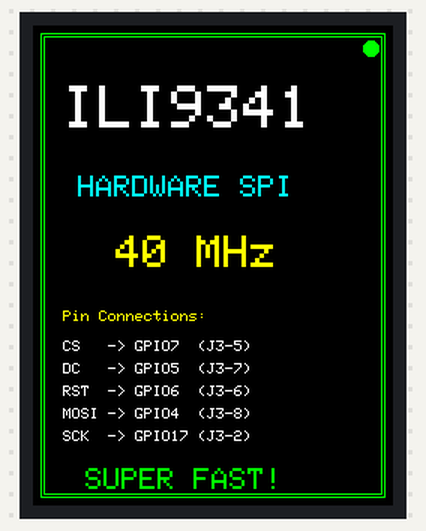
The sketch below on a simulated Arduino Uno, built for the host (arithmetic inside an expression is 32-bit, double 64-bit). Parts: 240×320 colour display. What the sketch prints to the serial monitor is not drawn.

Above: at 2.77 s.
At 3.37 s:
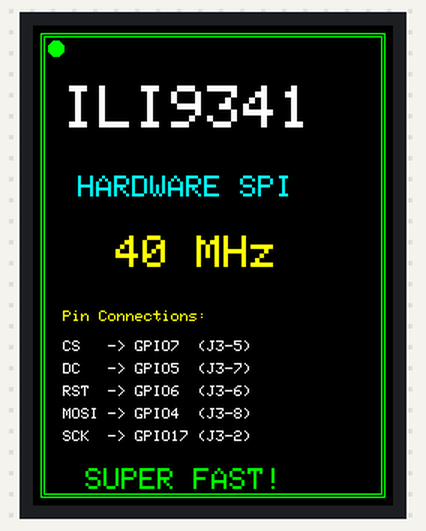
At 3.77 s:
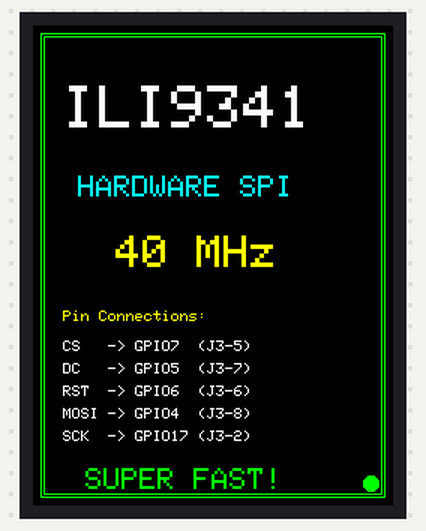

The sketch:

tft_fast.ino
```cpp
/* ILI9341 Display Test - FAST VERSION
 *
 */

#include <Adafruit_GFX.h>
#include <Adafruit_ILI9341.h>
#include <SPI.h>

// Pin definitions
#define TFT_CS 7
#define TFT_RST 6
#define TFT_DC 5
#define TFT_MOSI 4
#define TFT_SCK 3
#define TFT_MISO -1

// SPI Speed - ILI9341 can handle up to 40MHz, some can do 80MHz!
#define SPI_FREQUENCY  40000000  // 40 MHz - try 80000000 if this works well!

// Create display object using hardware SPI
// This constructor only needs CS, DC, and RST pins
Adafruit_ILI9341 tft = Adafruit_ILI9341(TFT_CS, TFT_DC, TFT_RST);

void setup() {
  Serial.begin(115200);
  delay(500);

  Serial.println("\n\n========================================");
  Serial.println("ILI9341 FAST Test - Hardware SPI");
  Serial.println("========================================");
  Serial.println("\nPin Configuration:");
  Serial.print("  CS:    GPIO"); Serial.print(TFT_CS);   Serial.println(" (Header J3, Pin 5)");
  Serial.print("  DC:    GPIO"); Serial.print(TFT_DC);   Serial.println(" (Header J3, Pin 7)");
  Serial.print("  RST:   GPIO"); Serial.print(TFT_RST);  Serial.println(" (Header J3, Pin 6)");
  Serial.print("  MOSI:  GPIO"); Serial.print(TFT_MOSI); Serial.println(" (Header J3, Pin 8)");
  Serial.print("  SCK:   GPIO"); Serial.print(TFT_SCK);  Serial.println(" (Header J3, Pin 2)");

  Serial.print("\nUsing HARDWARE SPI at ");
  Serial.print(SPI_FREQUENCY / 1000000);
  Serial.println(" MHz!");

  // Initialize SPI with custom pins
  SPI.begin(TFT_SCK, TFT_MISO, TFT_MOSI, TFT_CS);

  Serial.println("\nInitializing display...");

  // Initialize display with fast SPI speed
  tft.begin(SPI_FREQUENCY);

  Serial.println("Display initialized!");

  // Test speed
  unsigned long startTime = millis();

  Serial.println("Drawing test pattern...");

  // Test 1: Fill screen with colors - should be INSTANT now!
  Serial.println("\nTest 1: Color fills (watch the speed!)");

  tft.fillScreen(ILI9341_BLACK);
  Serial.println("  Black - done");
  delay(300);

  tft.fillScreen(ILI9341_RED);
  Serial.println("  Red - done");
  delay(300);

  tft.fillScreen(ILI9341_GREEN);
  Serial.println("  Green - done");
  delay(300);

  tft.fillScreen(ILI9341_BLUE);
  Serial.println("  Blue - done");
  delay(300);

  tft.fillScreen(ILI9341_WHITE);
  Serial.println("  White - done");
  delay(300);

  unsigned long colorTime = millis() - startTime;

  // Test 2: Draw interface
  Serial.println("\nTest 2: Drawing interface");
  startTime = millis();

  tft.fillScreen(ILI9341_BLACK);

  // Large text
  tft.setTextSize(4);
  tft.setTextColor(ILI9341_WHITE);
  tft.setCursor(20, 40);
  tft.println("ILI9341");

  tft.setTextSize(2);
  tft.setTextColor(ILI9341_CYAN);
  tft.setCursor(30, 100);
  tft.println("HARDWARE SPI");

  // Speed indicator
  tft.setTextSize(3);
  tft.setTextColor(ILI9341_YELLOW);
  tft.setCursor(55, 140);
  tft.print(SPI_FREQUENCY / 1000000);
  tft.println(" MHz");

  // Draw border
  tft.drawRect(5, 5, 230, 310, ILI9341_GREEN);
  tft.drawRect(7, 7, 226, 306, ILI9341_GREEN);

  // Pin information
  tft.setTextSize(1);
  tft.setTextColor(ILI9341_YELLOW);
  tft.setCursor(20, 190);
  tft.println("Pin Connections:");

  tft.setTextColor(ILI9341_WHITE);
  tft.setCursor(20, 210);
  tft.println("CS   -> GPIO7  (J3-5)");
  tft.setCursor(20, 225);
  tft.println("DC   -> GPIO5  (J3-7)");
  tft.setCursor(20, 240);
  tft.println("RST  -> GPIO6  (J3-6)");
  tft.setCursor(20, 255);
  tft.println("MOSI -> GPIO4  (J3-8)");
  tft.setCursor(20, 270);
  tft.println("SCK  -> GPIO17 (J3-2)");

  unsigned long drawTime = millis() - startTime;

  // Status
  tft.setTextSize(2);
  tft.setTextColor(ILI9341_GREEN);
  tft.setCursor(35, 295);
  tft.println("SUPER FAST!");

  // Performance stats
  Serial.println("\n========================================");
  Serial.println("PERFORMANCE RESULTS:");
  Serial.print("  Color fills: "); Serial.print(colorTime); Serial.println(" ms");
  Serial.print("  Draw interface: "); Serial.print(drawTime); Serial.println(" ms");
  Serial.println("  Compare to software SPI (typically 5000+ ms!)");
  Serial.println("========================================\n");

  Serial.println("Test complete!");
  Serial.println("Display should be SUPER responsive now!");
  Serial.println("========================================\n");
}

void loop() {
  // Animated corner indicators - even faster now!
  static unsigned long lastUpdate = 0;
  static int phase = 0;

  if (millis() - lastUpdate > 200) {  // Faster animation
    lastUpdate = millis();
    phase = (phase + 1) % 4;

    // Clear all corners
    tft.fillCircle(15, 15, 5, ILI9341_BLACK);
    tft.fillCircle(225, 15, 5, ILI9341_BLACK);
    tft.fillCircle(15, 305, 5, ILI9341_BLACK);
    tft.fillCircle(225, 305, 5, ILI9341_BLACK);

    // Draw new indicator
    switch(phase) {
      case 0: tft.fillCircle(15, 15, 5, ILI9341_GREEN); break;
      case 1: tft.fillCircle(225, 15, 5, ILI9341_GREEN); break;
      case 2: tft.fillCircle(225, 305, 5, ILI9341_GREEN); break;
      case 3: tft.fillCircle(15, 305, 5, ILI9341_GREEN); break;
    }

    Serial.print(".");
    if (phase == 0) Serial.println(" Blazing fast loop!");
  }
}
```

Measured:
- by itself, everything shown: repeats every 0.80 s, in 4 steps
